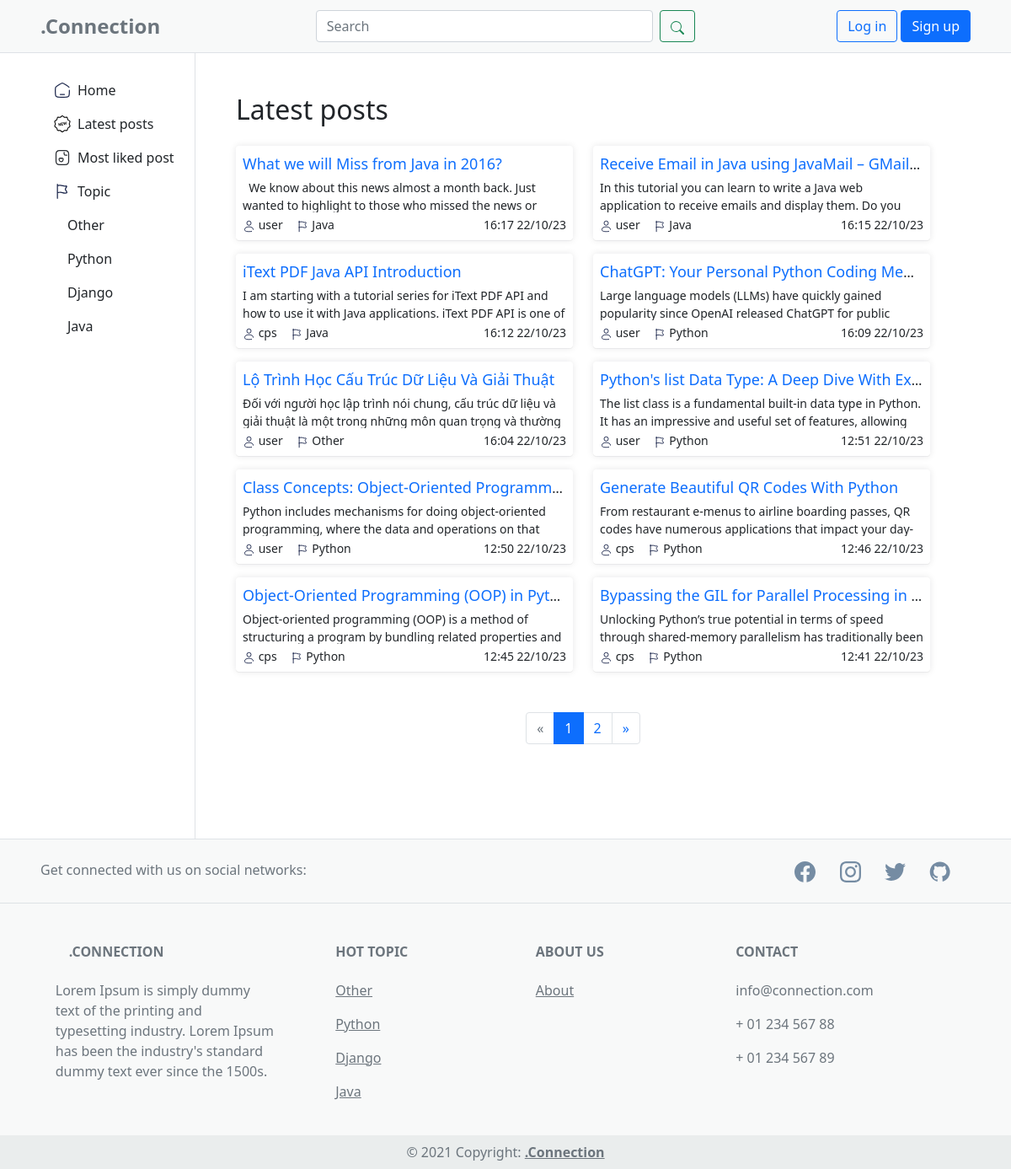
/latest_posts/, run on the app's committed database.
### app/models.py (models this page shows, shortened)
class Topic(models.Model):
    name = models.CharField(max_length=100)
    def __str__(self):
        return self.name

class Post(models.Model):
    title = models.CharField(max_length=200)
    content = HTMLField()
    user = models.ForeignKey(User, on_delete=models.CASCADE, default=None)
    likes = models.ManyToManyField(User, related_name='liked_posts')
    pub_date = models.DateTimeField(auto_now_add=True)
    topic = models.ForeignKey(Topic, on_delete=models.CASCADE, default=1)

### app/views.py (the view)
# urls.py: path('latest_posts/', views.ListPostByTime.as_view(), name='latest_posts'),
class ListPostByTime(ListView):
    model = Post
    template_name = 'app/list_post_time.html'
    context_object_name = 'list_post_time'
    paginate_by = 10
    def get_queryset(self):
        return Post.objects.order_by('-pub_date')
    def get_context_data(self, **kwargs):
        context = super().get_context_data(**kwargs)
        paginator = context['paginator']
        page = self.request.GET.get('page')
        try:
            posts = paginator.get_page(page)
        except EmptyPage:
            posts = paginator.get_page(1)
        current_page = posts.number
        total_pages = paginator.num_pages
        if total_pages <= 5:
            page_range = range(1, total_pages + 1)
        elif current_page <= 3:
            page_range = range(1, 6)
        elif current_page >= total_pages - 2:
            page_range = range(total_pages - 4, total_pages + 1)
        else:
            page_range = range(current_page - 2, current_page + 3)
        context['page_range'] = page_range
        return context

### app/context_processors.py (called while the page is built)
def topics(request):
    topics = Topic.objects.all()
    return {'topics': topics}

### templates/app/list_post_time.html (shortened to what this page needs)
{% extends "components/base.html"%}
{% load static %}
{% block extrastyles %}
<link rel="stylesheet" type="text/css" href="{% static 'css/app.css' %}" />
{% endblock extrastyles %}
{% block content %}
<h2>Latest posts</h2>
<div class="main-body-posts">
  <div class="row">
    {% for post in list_post_time %}
    <div class="col-xl-6">
      <div class="rounded p-2 mt-3 post-card">
        <div class="text-truncate mb-1">
          <a class="text-decoration-none text-md" href="{% url 'post' id=post.id %}">{{ post.title }}</a>
        </div>
        <div>
          <p class="m-0 text-truncate text-sm text-wrap post-content">
            {{ post.content|striptags }}
          </p>
          <div class="m-0 mt-1 text-sm d-flex justify-content-between">
            <div class="d-flex gap-3">
              <div>
                <span>{{post.user}}</span>
              </div>
              <div>
                <span>{{post.topic}}</span>
              </div>
            </div>
            <span>{{post.pub_date|date:"H:i d/m/y" }}</span>
          </div>
        </div>
      </div>
    </div>
    {% endfor %}
  </div>
</div>
<nav class="d-flex justify-content-center mt-5" aria-label="Pagination">
  <ul class="pagination">
    {% if page_obj.has_previous %}
    <li class="page-item"><a class="page-link" href="?page={{ page_obj.previous_page_number }}">&laquo;</a></li>
    {% else %}
    <li class="page-item disabled"><span class="page-link">&laquo;</span></li>
    {% endif %}
    {% for i in page_range %}
    {% if page_obj.number == i %}
    <li class="page-item active"><span class="page-link">{{ i }} </span></li>
    {% elif i == page_range.0 or i == page_range.1 or i == page_range|last %}
    <li class="page-item"><a class="page-link" href="?page={{ i }}">{{ i }}</a></li>
    {% endif %}
    {% endfor %}
    {% if page_obj.has_next %}
    <li class="page-item"><a class="page-link" href="?page={{ page_obj.next_page_number }}">&raquo;</a></li>
    {% else %}
    <li class="page-item disabled"><span class="page-link">&raquo;</span></li>
    {% endif %}
  </ul>
</nav>
{% endblock content %}

### templates/components/side.html (shortened to what this page needs)
<div class="col-2 d-none d-lg-block border-end px-0">
  <div class="d-flex flex-column align-items-center align-items-sm-start px-3 pt-2 text-white">
    <ul class="nav nav-pills flex-column mb-sm-auto mb-0 mt-3 align-items-center align-items-sm-start" id="menu">
      <li class="nav-item">
        <a href="{% url "index" %}" class="nav-link align-middle px-0 d-flex align-items-center gap-1">
          <span class="ms-1 d-none d-sm-inline text-dark side-ele">
            Home
          </span>
        </a>
      </li>
      <li>
        <a href="{% url "latest_posts" %}" class="nav-link px-0 align-middle d-flex align-items-center gap-1">
          <span class="ms-1 d-none d-sm-inline text-dark side-ele">Latest posts</span></a>
      </li>
      <li>
        <a href="{% url "most_liked_posts" %}" class="nav-link px-0 align-middle d-flex align-items-center gap-1">
          <span class="ms-1 d-none d-sm-inline text-dark side-ele">Most liked post</span></a>
      </li>
      <li>
        <a href="#submenu1" data-bs-toggle="collapse" class="nav-link px-0 align-middle d-flex align-items-center gap-1">
          <span class="ms-1 d-none d-sm-inline text-dark side-ele">Topic </span>
        </a>
        <ul class="collapse show nav flex-column ms-xxl-5 ms-3" id="submenu1" data-bs-parent="#menu">
          {% for topic in topics %}
          <li class="">
            <a href="{% url "post_by_topic" topic.id %}" class="nav-link px-0">
              <span class="d-none d-sm-inline text-dark side-ele">{{topic}}</span>
            </a>
          </li>
          {% endfor %}
        </ul>
      </li>
    </ul>
  </div>
</div>

### templates/components/footer.html (shortened to what this page needs)
<footer class="text-center text-lg-start footer text-muted">
  <section class="d-flex justify-content-center justify-content-lg-between p-4 px-5 border-bottom">
    <div class="me-5 d-none d-lg-block">
      <span>Get connected with us on social networks:</span>
    </div>
    <div>
      <a href="#" class="me-4 link-secondary text-decoration-none">
      </a>
      <a href="#" class="me-4 link-secondary text-decoration-none">
      </a>
      <a href="#" class="me-4 link-secondary text-decoration-none">
      </a>
      <a href="#" class="me-4 link-secondary text-decoration-none">
      </a>
    </div>
  </section>
  <section class="">
    <div class="container text-center text-md-start mt-5">
      <div class="row mt-3">
        <div class="col-md-3 col-lg-4 col-xl-3 mx-auto mb-4">
          <h6 class="text-uppercase fw-bold mb-4">
            .Connection
          </h6>
          <p>
            Lorem Ipsum is simply dummy text of the printing and typesetting industry. Lorem Ipsum has been the
            industry's standard dummy text ever since the 1500s.
          </p>
        </div>
        <div class="col-md-2 col-lg-2 col-xl-2 mx-auto mb-4">
          <h6 class="text-uppercase fw-bold mb-4">Hot Topic</h6>
          {% for topic in topics %}
          <p>
            <a href="{% url "post_by_topic" topic.id %}" class="text-reset">{{topic}}</a>
          </p>
          {% endfor %}
        </div>
        <div class="col-md-3 col-lg-2 col-xl-2 mx-auto mb-4">
          <h6 class="text-uppercase fw-bold mb-4">About us</h6>
          <p>
            <a href="#!" class="text-reset">About</a>
          </p>
        </div>
        <div class="col-md-4 col-lg-3 col-xl-3 mx-auto mb-md-0 mb-4">
          <h6 class="text-uppercase fw-bold mb-4">Contact</h6>
          <p>
            info@connection.com
          </p>
          <p>
            + 01 234 567 88
          </p>
          <p>
            + 01 234 567 89
          </p>
        </div>
      </div>
    </div>
  </section>
  <div class="text-center p-2" style="background-color: #EAEDED">
    © 2021 Copyright:
    <a class="text-reset fw-bold" href="#">.Connection</a>
  </div>
</footer>

### static/css/styles.css (style rules this page uses)
.text-sm { font-size: 14px; }
.text-md { font-size: 18px; }
.footer { background-color: #F8F9F9; }

### static/css/app.css (style rules this page uses)
.post-content { height: 40px; }
.post-card { box-shadow: rgba(17, 17, 26, 0.05) 0px 1px 0px, rgba(17, 17, 26, 0.1) 0px 0px 8px; }

### data on the page
Topic: name "Other"
Topic: name "Python"
Topic: name "Django"
Topic: name "Java"
Post: title "What we will Miss from Java in 2016?", content "We know about this news almost a month back. Just wanted to highlight to those who missed the news or…", user "user", topic "Java", pub_date "16:17 22/10/23"
Post: title "Receive Email in Java using JavaMail – GMail…", content "In this tutorial you can learn to write a Java web application to receive emails and display them. Do you know any free or open source email client other than Thunderbird that does an impressive job. Shall we write one? Think about writing our own email client and it will be cool. This tutorial will help you started. I will write a web client using Java / JSP / HTML / Bootstrap and it will serve as a IMAP client to read emails from IMAP “inbox” folder and display as a list. Along with that, one complet…", user "user", topic "Java", pub_date "16:15 22/10/23"
Post: title "iText PDF Java API Introduction", content "I am starting with a tutorial series for iText PDF API and how to use it with Java applications. iText PDF API is one of…", user "cps", topic "Java", pub_date "16:12 22/10/23"
Post: title "ChatGPT: Your Personal Python Coding Me…", content "Large language models (LLMs) have quickly gained popularity since OpenAI released ChatGPT for public…", user "user", topic "Python", pub_date "16:09 22/10/23"
Post: title "Lộ Trình Học Cấu Trúc Dữ Liệu Và Giải Thuật", content "Đối với người học lập trình nói chung, cấu trúc dữ liệu và giải thuật là một trong những môn quan trọng và thường…", user "user", topic "Other", pub_date "16:04 22/10/23"
Post: title "Python's list Data Type: A Deep Dive With Ex…", content "The list class is a fundamental built-in data type in Python. It has an impressive and useful set of features, allowing…", user "user", topic "Python", pub_date "12:51 22/10/23"
Post: title "Class Concepts: Object-Oriented Programm…", content "Python includes mechanisms for doing object-oriented programming, where the data and operations on that…", user "user", topic "Python", pub_date "12:50 22/10/23"
Post: title "Generate Beautiful QR Codes With Python", content "From restaurant e-menus to airline boarding passes, QR codes have numerous applications that impact your…", user "cps", topic "Python", pub_date "12:46 22/10/23"
Post: title "Object-Oriented Programming (OOP) in Pyt…", content "Object-oriented programming (OOP) is a method of structuring a program by bundling related properties and…", user "cps", topic "Python", pub_date "12:45 22/10/23"
Post: title "Bypassing the GIL for Parallel Processing in…", content "Unlocking Python’s true potential in terms of speed through shared-memory parallelism has traditionally been…", user "cps", topic "Python", pub_date "12:41 22/10/23"

### other printed values
{{ i }} "1"
{{ i }} "2"
